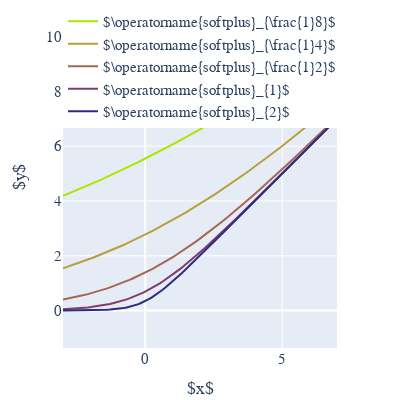

Source (notebook cell):
### Code cell
fig_softplus = go.Figure()
for idx, (beta, y_softplus) in enumerate(betas_and_ys.items()):
    fig_softplus.add_trace(
        go.Scatter(
            x=x_softplus,
            y=y_softplus,
            mode="lines",
            name=f"$\operatorname{{softplus}}_{{\\frac{{1}}{int(1 / beta)}}}$"
            if beta < 1
            else f"$\operatorname{{softplus}}_{{{int(beta)}}}$",
            marker_color=color_blind_seque[-idx - 1],
        )
    )

fig_softplus.update_layout(
    legend=dict(yanchor="auto", y=1, xanchor="auto", x=0.0, **common_font),
    **common_bottom_axis_title_margins,
    **common_tlr_margin_for_layout,
    **shared_layout,
)
fig_softplus.update_xaxes(
    dict(range=[x_softplus.min(), x_softplus.max()], constrain="domain")
)
fig_softplus.update_yaxes(**shared_ratio)
fig_softplus.show()
